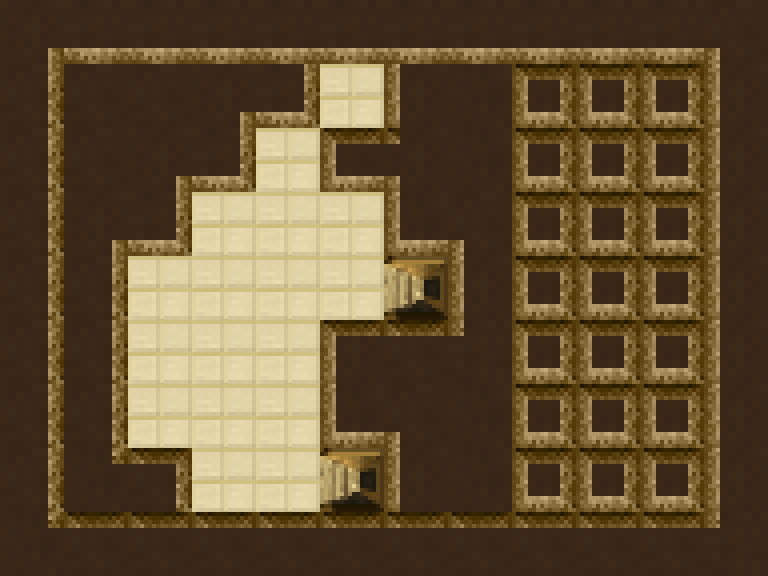

The image is a tile-based game level rendered from a .tmx file. Its description and source (layers, tilesets, objects; grid data summarised) follow:
An orthogonal 12x9 tile map with 64x64 px tiles, 2 tile layers (Layout, Objects).

<map version="1.0" orientation="orthogonal" renderorder="left-up" width="12" height="9" tilewidth="64" tileheight="64">
 <tileset firstgid="1" name="tiles" tilewidth="64" tileheight="64">
  <image source="tiles.png" trans="ff00ff" width="512" height="512" />
  <terraintypes>
   <terrain name="New Terrain" tile="-1" />
  </terraintypes>
  <tile id="0">
   <properties>
    <property name="collisionGroup" value="1" />
   </properties>
  </tile>
  <tile id="1">
   <properties>
    <property name="collisionGroup" value="1" />
   </properties>
  </tile>
  <tile id="2">
   <properties>
    <property name="collisionGroup" value="1" />
   </properties>
  </tile>
  <tile id="3">
   <properties>
    <property name="collisionGroup" value="1" />
   </properties>
  </tile>
  <tile id="4">
   <properties>
    <property name="collisionGroup" value="1" />
   </properties>
  </tile>
  <tile id="5">
   <properties>
    <property name="collisionGroup" value="1" />
   </properties>
  </tile>
  <tile id="6">
   <properties>
    <property name="collisionGroup" value="1" />
   </properties>
  </tile>
  <tile id="7">
   <properties>
    <property name="collisionGroup" value="1" />
   </properties>
  </tile>
  <tile id="8">
   <properties>
    <property name="collisionGroup" value="1" />
   </properties>
  </tile>
  <tile id="9">
   <properties>
    <property name="collisionGroup" value="1" />
   </properties>
  </tile>
  <tile id="10">
   <properties>
    <property name="collisionGroup" value="1" />
   </properties>
  </tile>
  <tile id="11">
   <properties>
    <property name="collisionGroup" value="1" />
   </properties>
  </tile>
  <tile id="12">
   <properties>
    <property name="collisionGroup" value="1" />
   </properties>
  </tile>
  <tile id="13">
   <properties>
    <property name="collisionGroup" value="1" />
   </properties>
  </tile>
  <tile id="14">
   <properties>
    <property name="collisionGroup" value="1" />
   </properties>
  </tile>
  <tile id="15">
   <properties>
    <property name="collisionGroup" value="1" />
   </properties>
  </tile>
  <tile id="16">
   <properties>
    <property name="collisionGroup" value="1" />
   </properties>
  </tile>
  <tile id="17">
   <properties>
    <property name="collisionGroup" value="1" />
   </properties>
  </tile>
  <tile id="18">
   <properties>
    <property name="collisionGroup" value="1" />
   </properties>
  </tile>
  <tile id="19">
   <properties>
    <property name="collisionGroup" value="1" />
   </properties>
  </tile>
  <tile id="20">
   <properties>
    <property name="collisionGroup" value="1" />
   </properties>
  </tile>
  <tile id="21">
   <properties>
    <property name="collisionGroup" value="1" />
   </properties>
  </tile>
  <tile id="22">
   <properties>
    <property name="collisionGroup" value="1" />
   </properties>
  </tile>
  <tile id="23">
   <properties>
    <property name="collisionGroup" value="1" />
   </properties>
  </tile>
  <tile id="24">
   <properties>
    <property name="collisionGroup" value="1" />
   </properties>
  </tile>
  <tile id="25">
   <properties>
    <property name="collisionGroup" value="1" />
   </properties>
  </tile>
  <tile id="26">
   <properties>
    <property name="collisionGroup" value="1" />
   </properties>
  </tile>
  <tile id="27">
   <properties>
    <property name="collisionGroup" value="1" />
   </properties>
  </tile>
  <tile id="28">
   <properties>
    <property name="collisionGroup" value="1" />
   </properties>
  </tile>
  <tile id="29">
   <properties>
    <property name="collisionGroup" value="1" />
   </properties>
  </tile>
  <tile id="30">
   <properties>
    <property name="collisionGroup" value="1" />
   </properties>
  </tile>
  <tile id="31">
   <properties>
    <property name="collisionGroup" value="1" />
   </properties>
  </tile>
  <tile id="32">
   <properties>
    <property name="collisionGroup" value="1" />
   </properties>
  </tile>
  <tile id="33">
   <properties>
    <property name="collisionGroup" value="1" />
   </properties>
  </tile>
  <tile id="34">
   <properties>
    <property name="collisionGroup" value="1" />
   </properties>
  </tile>
  <tile id="35">
   <properties>
    <property name="collisionGroup" value="1" />
   </properties>
  </tile>
  <tile id="36">
   <properties>
    <property name="collisionGroup" value="0" />
   </properties>
  </tile>
  <tile id="40">
   <properties>
    <property name="collisionGroup" value="1" />
   </properties>
  </tile>
  <tile id="41">
   <properties>
    <property name="collisionGroup" value="1" />
   </properties>
  </tile>
  <tile id="42">
   <properties>
    <property name="collisionGroup" value="1" />
   </properties>
  </tile>
  <tile id="43">
   <properties>
    <property name="collisionGroup" value="1" />
   </properties>
  </tile>
  <tile id="44">
   <properties>
    <property name="collisionGroup" value="2" />
    <property name="type" value="Exit" />
   </properties>
  </tile>
  <tile id="45">
   <properties>
    <property name="direction" value="L" />
    <property name="type" value="Bow" />
   </properties>
  </tile>
  <tile id="46">
   <properties>
    <property name="direction" value="R" />
    <property name="type" value="Bow" />
   </properties>
  </tile>
  <tile id="47">
   <properties>
    <property name="direction" value="U" />
    <property name="type" value="Bow" />
   </properties>
  </tile>
  <tile id="48">
   <properties>
    <property name="collisionGroup" value="1" />
   </properties>
  </tile>
  <tile id="49">
   <properties>
    <property name="collisionGroup" value="1" />
   </properties>
  </tile>
  <tile id="50">
   <properties>
    <property name="collisionGroup" value="1" />
   </properties>
  </tile>
  <tile id="51">
   <properties>
    <property name="collisionGroup" value="1" />
   </properties>
  </tile>
  <tile id="52">
   <properties>
    <property name="collisionGroup" value="2" />
    <property name="type" value="Exit" />
   </properties>
  </tile>
  <tile id="53">
   <properties>
    <property name="collisionGroup" value="2" />
    <property name="type" value="Exit" />
   </properties>
  </tile>
  <tile id="54">
   <properties>
    <property name="collisionGroup" value="2" />
    <property name="type" value="Exit" />
   </properties>
  </tile>
  <tile id="55">
   <properties>
    <property name="direction" value="B" />
    <property name="type" value="Bow" />
   </properties>
  </tile>
  <tile id="56">
   <properties>
    <property name="collisionGroup" value="1" />
   </properties>
  </tile>
  <tile id="57">
   <properties>
    <property name="collisionGroup" value="1" />
   </properties>
  </tile>
  <tile id="60">
   <properties>
    <property name="type" value="Hero" />
   </properties>
  </tile>
  <tile id="61">
   <properties>
    <property name="type" value="Rock" />
   </properties>
  </tile>
  <tile id="62">
   <properties>
    <property name="type" value="Block" />
   </properties>
  </tile>
  <tile id="63">
   <properties>
    <property name="type" value="Techcard" />
   </properties>
  </tile>
 </tileset>
 <layer name="Layout" width="12" height="9">
  <data>[108 cells, 108 non-empty, 19 distinct tile ids]</data>
 </layer>
 <layer name="Objects" width="12" height="9">
  <data>[108 cells, 0 non-empty, 0 distinct tile ids]</data>
 </layer>
</map>
